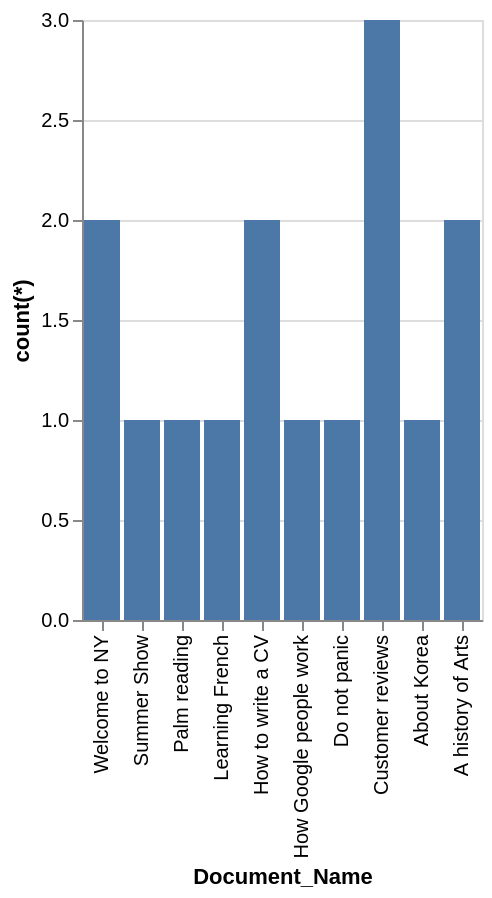

Here is the Vega-Lite specification saved for this chart:
### Vega-Lite specification from a JSON file in a GitHub repository (floating-point values rounded to 4 significant figures)
{"data": {"values": [{"x_data": "Welcome to NY", "y_data": 2}, {"x_data": "Summer Show", "y_data": 1}, {"x_data": "Palm reading", "y_data": 1}, {"x_data": "Learning French", "y_data": 1}, {"x_data": "How to write a CV", "y_data": 2}, {"x_data": "How Google people work", "y_data": 1}, {"x_data": "Do not panic", "y_data": 1}, {"x_data": "Customer reviews", "y_data": 3}, {"x_data": "About Korea", "y_data": 1}, {"x_data": "A history of Arts", "y_data": 2}]}, "mark": "bar", "encoding": {"x": {"field": "x_data", "type": "nominal", "title": "Document_Name", "sort": "descending"}, "y": {"field": "y_data", "type": "quantitative", "title": "count(*)"}}}
